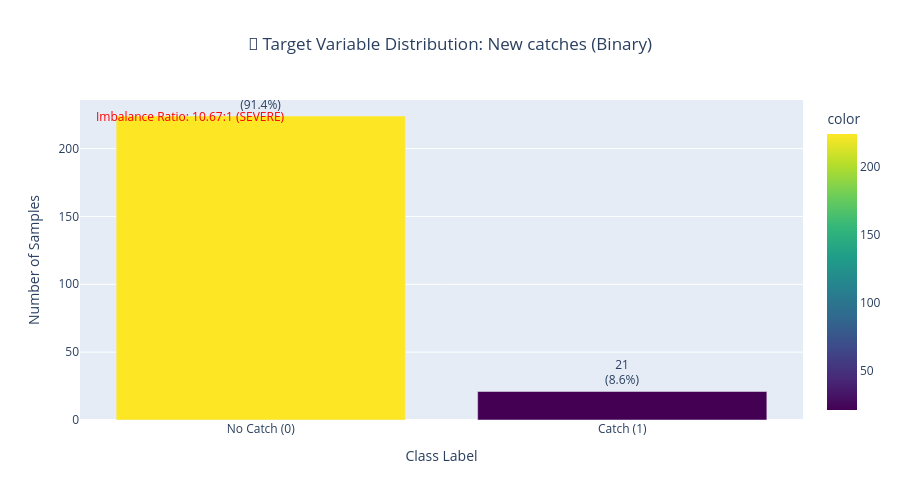

Write notebook code for a chart like this one.
### Markdown cell above
## ⚖️ Class Imbalance Diagnosis

Before diving into modeling, we must understand the distribution of our target variable `NEW_CATCHES`. Class imbalance is a critical factor that can severely impact model performance if not properly addressed. We'll visualize the distribution and calculate key metrics to inform our modeling strategy.

### Code cell
# First, convert to binary classification (0 = No Catch, 1+ = Catch)
print("🔄 Converting to Binary Classification...")
df_engineered['New catches'] = (df_engineered['New catches'] > 0).astype(int)

# Calculate class distribution for binary classification
class_counts = df_engineered['New catches'].value_counts().sort_index()
class_percentages = df_engineered['New catches'].value_counts(normalize=True).sort_index() * 100

print("🎯 Target Variable Distribution Analysis (Binary):")
print("=" * 50)

for class_label in class_counts.index:
    count = class_counts[class_label]
    percentage = class_percentages[class_label]
    class_name = "No Catch" if class_label == 0 else "Catch"
    print(f"   Class {class_label} ({class_name}): {count:,} samples ({percentage:.2f}%)")

# Calculate imbalance ratio
majority_class = class_counts.max()
minority_class = class_counts.min()
imbalance_ratio = majority_class / minority_class

print(f"\n📊 Imbalance Metrics:")
print(f"   • Imbalance Ratio: {imbalance_ratio:.2f}:1")
print(f"   • Majority Class: {majority_class:,} samples")
print(f"   • Minority Class: {minority_class:,} samples")

# Determine imbalance severity
if imbalance_ratio > 10:
    severity = "🔴 SEVERE"
elif imbalance_ratio > 3:
    severity = "🟡 MODERATE"
else:
    severity = "🟢 MILD"

print(f"   • Imbalance Severity: {severity}")

# Create interactive visualization
fig = px.bar(
    x=['No Catch (0)', 'Catch (1)'],
    y=class_counts.values,
    title="🎯 Target Variable Distribution: New catches (Binary)",
    labels={'x': 'Class Label', 'y': 'Number of Samples'},
    text=class_counts.values,
    color=class_counts.values,
    color_continuous_scale='Viridis'
)

# Enhance the visualization
fig.update_traces(
    texttemplate='%{text:,}<br>(%{customdata:.1f}%)',
    customdata=class_percentages.values,
    textposition='outside'
)

fig.update_layout(
    height=500,
    showlegend=False,
    title_x=0.5,
    annotations=[
        dict(
            text=f"Imbalance Ratio: {imbalance_ratio:.2f}:1 ({severity.split()[-1]})",
            xref="paper", yref="paper",
            x=0.02, y=0.98,
            showarrow=False,
            font=dict(size=12, color="red" if "SEVERE" in severity else "orange" if "MODERATE" in severity else "green")
        )
    ]
)

fig.show()

print("\n⚠️  CRITICAL INSIGHT:")
print(f"   The {severity.split()[-1].lower()} class imbalance requires robust handling through:")
print("   1. 🎯 Class weighting in all models")
print("   2. 🔧 Optimal threshold tuning")
print("   3. 📊 F1-score as primary evaluation metric")
print(f"\n✅ Binary classification setup complete!")
print(f"   • No Catch (0): Any day with 0 insects caught")
print(f"   • Catch (1): Any day with 1+ insects caught")

### Figure 1 — Plotly figure (JSON) as saved in the notebook; plotly's stock layout.template omitted (floating-point values rounded to 4 significant figures)
{"data": [{"alignmentgroup": "True", "customdata": [91.43, 8.571], "hovertemplate": "Class Label=%{x}<br>Number of Samples=%{y}<br>text=%{text}<br>color=%{marker.color}<extra></extra>", "legendgroup": "", "marker": {"color": [224, 21], "coloraxis": "coloraxis", "pattern": {"shape": ""}}, "name": "", "offsetgroup": "", "orientation": "v", "showlegend": false, "text": [224, 21], "textposition": "outside", "texttemplate": "%{text:,}<br>(%{customdata:.1f}%)", "type": "bar", "x": ["No Catch (0)", "Catch (1)"], "xaxis": "x", "y": [224, 21], "yaxis": "y"}], "layout": {"annotations": [{"font": {"color": "red", "size": 12}, "showarrow": false, "text": "Imbalance Ratio: 10.67:1 (SEVERE)", "x": 0.02, "xref": "paper", "y": 0.98, "yref": "paper"}], "barmode": "relative", "coloraxis": {"colorbar": {"title": {"text": "color"}}, "colorscale": [[0, "#440154"], [0.1111, "#482878"], [0.2222, "#3e4989"], [0.3333, "#31688e"], [0.4444, "#26828e"], [0.5556, "#1f9e89"], [0.6667, "#35b779"], [0.7778, "#6ece58"], [0.8889, "#b5de2b"], [1, "#fde725"]]}, "height": 500, "legend": {"tracegroupgap": 0}, "showlegend": false, "title": {"text": "🎯 Target Variable Distribution: New catches (Binary)", "x": 0.5}, "xaxis": {"anchor": "y", "domain": [0, 1], "title": {"text": "Class Label"}}, "yaxis": {"anchor": "x", "domain": [0, 1], "title": {"text": "Number of Samples"}}}}
